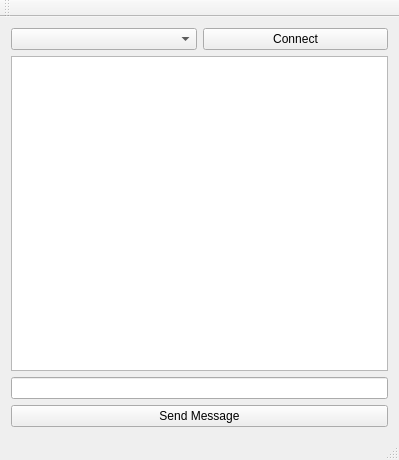
<?xml version="1.0" encoding="UTF-8"?>
<ui version="4.0">
 <class>MainWindow</class>
 <widget class="QMainWindow" name="MainWindow">
  <property name="geometry">
   <rect>
    <x>0</x>
    <y>0</y>
    <width>399</width>
    <height>460</height>
   </rect>
  </property>
  <property name="windowTitle">
   <string>MainWindow</string>
  </property>
  <widget class="QWidget" name="centralWidget">
   <layout class="QHBoxLayout" name="horizontalLayout_2">
    <item>
     <layout class="QVBoxLayout" name="verticalLayout_2">
      <item>
       <layout class="QHBoxLayout" name="horizontalLayout">
        <item>
         <widget class="QComboBox" name="portBox"/>
        </item>
        <item>
         <widget class="QPushButton" name="connectBtn">
          <property name="text">
           <string>Connect</string>
          </property>
         </widget>
        </item>
       </layout>
      </item>
      <item>
       <layout class="QVBoxLayout" name="verticalLayout">
        <item>
         <widget class="QTextEdit" name="textArea"/>
        </item>
        <item>
         <widget class="QLineEdit" name="sendTextArea"/>
        </item>
        <item>
         <widget class="QPushButton" name="sendBtn">
          <property name="text">
           <string>Send Message</string>
          </property>
         </widget>
        </item>
       </layout>
      </item>
     </layout>
    </item>
   </layout>
  </widget>
  <widget class="QMenuBar" name="menuBar">
   <property name="geometry">
    <rect>
     <x>0</x>
     <y>0</y>
     <width>399</width>
     <height>25</height>
    </rect>
   </property>
  </widget>
  <widget class="QToolBar" name="mainToolBar">
   <attribute name="toolBarArea">
    <enum>TopToolBarArea</enum>
   </attribute>
   <attribute name="toolBarBreak">
    <bool>false</bool>
   </attribute>
  </widget>
  <widget class="QStatusBar" name="statusBar"/>
 </widget>
 <layoutdefault spacing="6" margin="11"/>
 <resources/>
 <connections/>
</ui>
